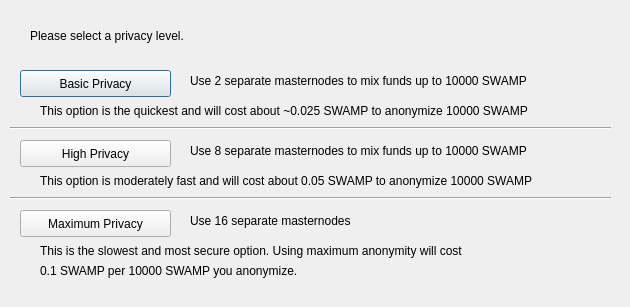
<?xml version="1.0" encoding="UTF-8"?>
<ui version="4.0">
 <class>ObfuscationConfig</class>
 <widget class="QDialog" name="ObfuscationConfig">
  <property name="geometry">
   <rect>
    <x>0</x>
    <y>0</y>
    <width>630</width>
    <height>307</height>
   </rect>
  </property>
  <property name="windowTitle">
   <string>Configure Obfuscation</string>
  </property>
  <widget class="QPushButton" name="buttonBasic">
   <property name="geometry">
    <rect>
     <x>20</x>
     <y>70</y>
     <width>151</width>
     <height>27</height>
    </rect>
   </property>
   <property name="text">
    <string>Basic Privacy</string>
   </property>
  </widget>
  <widget class="QPushButton" name="buttonHigh">
   <property name="geometry">
    <rect>
     <x>20</x>
     <y>140</y>
     <width>151</width>
     <height>27</height>
    </rect>
   </property>
   <property name="text">
    <string>High Privacy</string>
   </property>
  </widget>
  <widget class="QPushButton" name="buttonMax">
   <property name="geometry">
    <rect>
     <x>20</x>
     <y>210</y>
     <width>151</width>
     <height>27</height>
    </rect>
   </property>
   <property name="text">
    <string>Maximum Privacy</string>
   </property>
  </widget>
  <widget class="QLabel" name="label">
   <property name="geometry">
    <rect>
     <x>30</x>
     <y>20</y>
     <width>571</width>
     <height>31</height>
    </rect>
   </property>
   <property name="text">
    <string>Please select a privacy level.</string>
   </property>
  </widget>
  <widget class="QLabel" name="label_2">
   <property name="geometry">
    <rect>
     <x>190</x>
     <y>70</y>
     <width>421</width>
     <height>21</height>
    </rect>
   </property>
   <property name="text">
    <string>Use 2 separate masternodes to mix funds up to 10000 SWAMP</string>
   </property>
  </widget>
  <widget class="QLabel" name="label_3">
   <property name="geometry">
    <rect>
     <x>190</x>
     <y>140</y>
     <width>411</width>
     <height>21</height>
    </rect>
   </property>
   <property name="text">
    <string>Use 8 separate masternodes to mix funds up to 10000 SWAMP</string>
   </property>
  </widget>
  <widget class="QLabel" name="label_4">
   <property name="geometry">
    <rect>
     <x>190</x>
     <y>210</y>
     <width>421</width>
     <height>21</height>
    </rect>
   </property>
   <property name="text">
    <string>Use 16 separate masternodes</string>
   </property>
  </widget>
  <widget class="QLabel" name="label_6">
   <property name="geometry">
    <rect>
     <x>40</x>
     <y>100</y>
     <width>561</width>
     <height>21</height>
    </rect>
   </property>
   <property name="text">
    <string>This option is the quickest and will cost about ~0.025 SWAMP to anonymize 10000 SWAMP</string>
   </property>
  </widget>
  <widget class="QLabel" name="label_7">
   <property name="geometry">
    <rect>
     <x>40</x>
     <y>170</y>
     <width>561</width>
     <height>21</height>
    </rect>
   </property>
   <property name="text">
    <string>This option is moderately fast and will cost about 0.05 SWAMP to anonymize 10000 SWAMP</string>
   </property>
  </widget>
  <widget class="QLabel" name="label_8">
   <property name="geometry">
    <rect>
     <x>40</x>
     <y>240</y>
     <width>561</width>
     <height>21</height>
    </rect>
   </property>
   <property name="text">
    <string>This is the slowest and most secure option. Using maximum anonymity will cost</string>
   </property>
  </widget>
  <widget class="QLabel" name="label_9">
   <property name="geometry">
    <rect>
     <x>40</x>
     <y>260</y>
     <width>561</width>
     <height>21</height>
    </rect>
   </property>
   <property name="text">
    <string>0.1 SWAMP per 10000 SWAMP you anonymize.</string>
   </property>
  </widget>
  <widget class="Line" name="line">
   <property name="geometry">
    <rect>
     <x>10</x>
     <y>120</y>
     <width>601</width>
     <height>16</height>
    </rect>
   </property>
   <property name="orientation">
    <enum>Qt::Horizontal</enum>
   </property>
  </widget>
  <widget class="Line" name="line_2">
   <property name="geometry">
    <rect>
     <x>10</x>
     <y>190</y>
     <width>601</width>
     <height>16</height>
    </rect>
   </property>
   <property name="orientation">
    <enum>Qt::Horizontal</enum>
   </property>
  </widget>
 </widget>
 <resources/>
 <connections/>
</ui>
